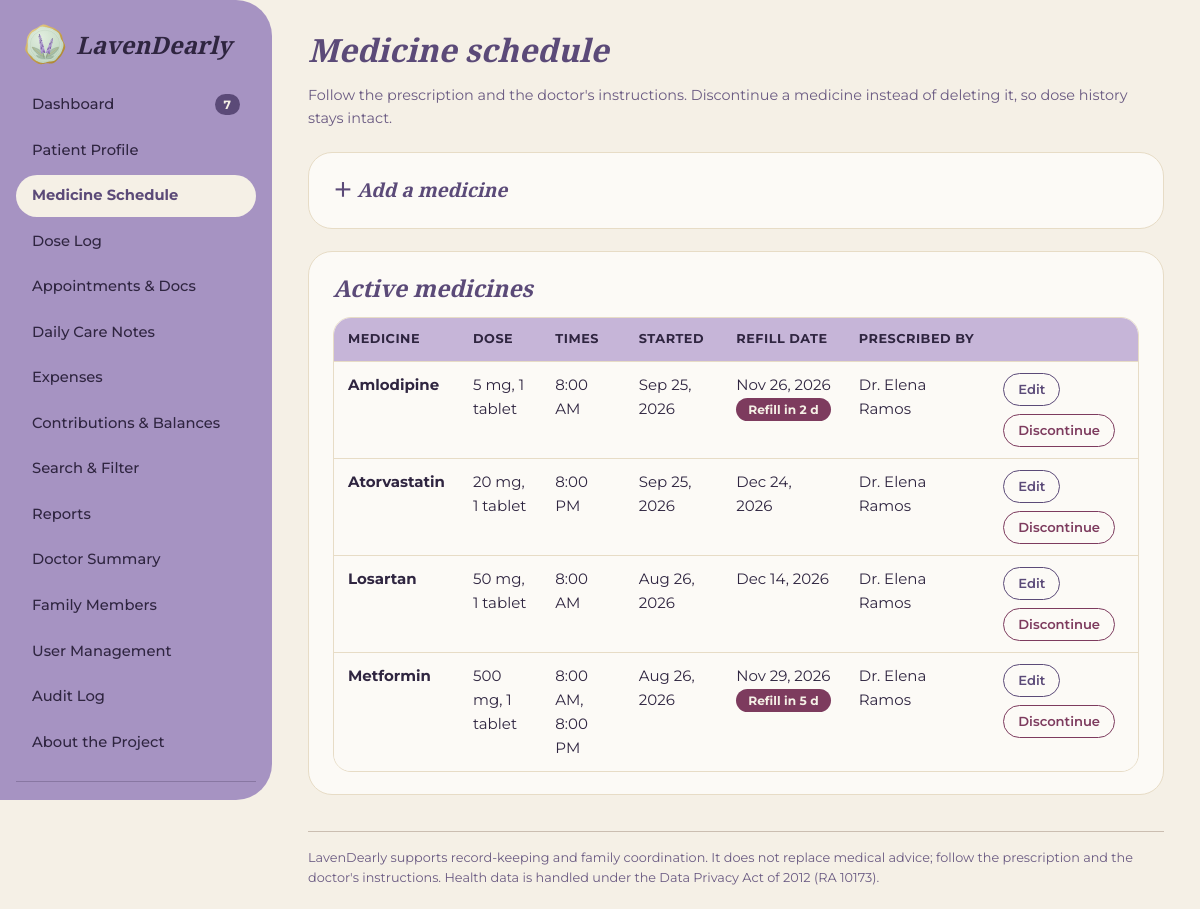
The page /medicines.php (signed in) on the database its author committed.
### tables this page shows
CREATE TABLE medicines (
  id              INT UNSIGNED AUTO_INCREMENT PRIMARY KEY,
  name            VARCHAR(100) NOT NULL,
  dose            VARCHAR(60)  NOT NULL,
  times_of_day    VARCHAR(100) NOT NULL,            
  start_date      DATE NOT NULL,
  refill_date     DATE NULL,
  end_date        DATE NULL,
  prescribing_doctor VARCHAR(120) NULL,
  status          ENUM('active','discontinued') NOT NULL DEFAULT 'active'
);

### includes/functions.php (called while the page is built, shortened)
<?php
require_once __DIR__ . '/../config/db.php';
function e($s): string { return htmlspecialchars((string)$s, ENT_QUOTES, 'UTF-8'); }
function fdate(?string $d): string { return $d ? date('M j, Y', strtotime($d)) : '—'; }
function ftime(?string $t): string { return $t ? date('g:i A', strtotime(substr($t, 0, 5))) : '—'; }
function me(): ?array { return $GLOBALS['me'] ?? null; }
function can(string $perm): bool
{
    $u = me();
    return $u && in_array($u['role'], PERMS[$perm] ?? [], true);
}
function require_login(): array
{
    $st = db()->prepare('SELECT * FROM users WHERE id = ? AND is_active = 1');
    $st->execute([$_SESSION['uid']]);
    $u = $st->fetch();
    return $u;
}
function scheduled_doses(string $date): array
{
    $pdo = db();
    $st = $pdo->prepare("SELECT * FROM medicines
        WHERE start_date <= ? AND (status = 'active' OR (end_date IS NOT NULL AND end_date >= ?))
        ORDER BY name");
    $st->execute([$date, $date]);
    $meds = $st->fetchAll();
    $lg = $pdo->prepare('SELECT d.*, u.full_name AS logger FROM dose_log d JOIN users u ON u.id = d.logged_by WHERE d.scheduled_date = ?');
    $lg->execute([$date]);
    $logs = [];
    foreach ($lg->fetchAll() as $row) $logs[$row['medicine_id'] . '|' . substr($row['scheduled_time'], 0, 5)] = $row;
    $today = date('Y-m-d');
    $rows = [];
    foreach ($meds as $m) {
        foreach (explode(',', $m['times_of_day']) as $t) {
            $t = trim($t);
            $log = $logs[$m['id'] . '|' . $t] ?? null;
            if ($log) $state = $log['status'];
            elseif ($date > $today) $state = 'upcoming';
            elseif (strtotime("$date $t") + DOSE_GRACE_MIN * 60 < time()) $state = 'overdue';
            else $state = 'pending';
            $rows[] = ['med_id' => $m['id'], 'name' => $m['name'], 'dose' => $m['dose'], 'time' => $t,
                       'date' => $date, 'log' => $log, 'state' => $state, 'med_status' => $m['status']];
        }
    }
    usort($rows, fn($a, $b) => [$a['time'], $a['name']] <=> [$b['time'], $b['name']]);
    return $rows;
}
function overdue_doses(int $daysBack = 1): array
{
    $out = [];
    for ($i = $daysBack; $i >= 0; $i--) {
        $d = date('Y-m-d', strtotime("-$i day"));
        foreach (scheduled_doses($d) as $r) if ($r['state'] === 'overdue' && $r['med_status'] === 'active') $out[] = $r;
    }
    return $out;
}
function refills_due(int $days = REFILL_WARN_DAYS): array
{
    $st = db()->prepare("SELECT * FROM medicines WHERE status = 'active' AND refill_date IS NOT NULL AND refill_date <= ? ORDER BY refill_date");
    $st->execute([date('Y-m-d', strtotime("+$days day"))]);
    return $st->fetchAll();
}

### config/db.php (called while the page is built, shortened)
<?php
function db(): PDO
{
    static $pdo = null;
    if ($pdo === null) {
        try {
            $pdo = new PDO(
                'mysql:host=' . DB_HOST . ';dbname=' . DB_NAME . ';charset=utf8mb4',
                DB_USER,
                DB_PASS,
                [
                    PDO::ATTR_ERRMODE            => PDO::ERRMODE_EXCEPTION,
                    PDO::ATTR_DEFAULT_FETCH_MODE => PDO::FETCH_ASSOC,
                    PDO::ATTR_EMULATE_PREPARES   => false,
                ]
            );
        } catch (PDOException $ex) {
            http_response_code(500);
            exit('<h2 style="font-family:sans-serif">LavenDearly could not connect to the database.</h2>'
                . '<p style="font-family:sans-serif">Start MySQL, import <code>database/lavendearly.sql</code>, '
                . 'and check <code>config/db.php</code>.</p>');
        }
    }
    return $pdo;
}

### medicines.php (the view, shortened to what this page needs)
<?php
require __DIR__ . '/includes/functions.php';
$me = require_login();
$pdo = db();
$today = date('Y-m-d');
$editRow = null;
$activeMeds = $pdo->query("SELECT * FROM medicines WHERE status='active' ORDER BY name")->fetchAll();
include __DIR__ . '/includes/header.php';
?>
<div class="page-head">
  <div><h1>Medicine schedule</h1><p class="muted">Follow the prescription and the doctor's instructions. Discontinue a medicine instead of deleting it, so dose history stays intact.</p></div>
</div>
<?php if (can('medicine.manage')): ?>
<details class="card" <?= $editRow ? 'open' : '' ?>>
  <summary><?= $editRow ? 'Edit medicine' : 'Add a medicine' ?></summary>
</details>
<?php endif; ?>
<section class="card">
  <h2>Active medicines</h2>
  <?php if (!$activeMeds): ?><div class="empty">No active medicines.</div><?php else: ?>
  <div class="table-wrap"><table>
    <thead><tr><th>Medicine</th><th>Dose</th><th>Times</th><th>Started</th><th>Refill date</th><th>Prescribed by</th><?php if (can('medicine.manage')): ?><th></th><?php endif; ?></tr></thead>
    <tbody>
    <?php foreach ($activeMeds as $m):
      $left = $m['refill_date'] ? (int)floor((strtotime($m['refill_date']) - strtotime($today)) / 86400) : null; ?>
      <tr>
        <td><strong><?= e($m['name']) ?></strong></td>
        <td><?= e($m['dose']) ?></td>
        <td><?= e(implode(', ', array_map('ftime', explode(',', $m['times_of_day'])))) ?></td>
        <td><?= fdate($m['start_date']) ?></td>
        <td><?= fdate($m['refill_date']) ?>
          <?php if ($left !== null && $left <= REFILL_WARN_DAYS): ?><br><span class="chip chip-overdue"><?= $left < 0 ? 'Refill overdue' : "Refill in $left d" ?></span><?php endif; ?></td>
        <td><?= e($m['prescribing_doctor'] ?: '—') ?></td>
        <?php if (can('medicine.manage')): ?>
        <td class="actions">
          <a class="btn btn-sm btn-ghost" href="medicines.php?edit=<?= (int)$m['id'] ?>">Edit</a>
          <form method="post" class="inline-form" onsubmit="return confirm('Mark this medicine as discontinued?')">
            <button class="btn btn-sm btn-danger">Discontinue</button></form>
        </td>
        <?php endif; ?>
      </tr>
    <?php endforeach; ?>
    </tbody>
  </table></div>
  <?php endif; ?>
</section>
<?php include __DIR__ . '/includes/footer.php'; ?>

### assets/css/style.css (style rules this page uses)
:root { --lav:#C6B5D8; --dusty:#A693C2; --cream:#F5F0E6; --beige:#E7DCC6; --taupe:#CBBEB1; --plum:#5B4A78; --ink:#2F2540; --muted:#6A5A82; --berry:#7D3B5E; --paper:#FCFAF6; --radius:24px; }
* { box-sizing:border-box }
html { scroll-behavior:smooth }
body { margin:0;font-family:'Montserrat',system-ui,-apple-system,Segoe UI,sans-serif;background:var(--cream);color:var(--ink);line-height:1.6;font-size:15px }
h1,h2,h3,h4 { font-family:'Playfair Display',Georgia,serif;font-style:italic;font-weight:700;margin:0 0 .45em;line-height:1.25;color:var(--plum) }
h1 { font-size:2rem }
h2 { font-size:1.45rem }
a { color:var(--plum) }
p { margin:0 0 .9em }
.muted { color:var(--muted);font-size:.9rem }
.page-head { display:flex;justify-content:space-between;align-items:flex-end;gap:16px;flex-wrap:wrap;margin-bottom:22px }
.page-head p { margin:0 }
.card { background:var(--paper);border:1px solid var(--beige);border-radius:var(--radius);padding:22px 24px;margin-bottom:22px }
.card h2 { margin-bottom:.6em }
.table-wrap { overflow-x:auto;border-radius:18px;border:1px solid var(--beige) }
table { width:100%;border-collapse:collapse;background:var(--paper) }
th { background:var(--lav);color:var(--ink);text-align:left;font-size:.8rem;text-transform:uppercase;letter-spacing:.04em;padding:11px 14px;white-space:nowrap }
td { padding:11px 14px;border-top:1px solid var(--beige);vertical-align:top }
.inline-form { display:inline }
.actions { display:flex;gap:8px;flex-wrap:wrap;align-items:center }
details.card>summary { cursor:pointer;font-family:'Playfair Display',serif;font-style:italic;font-weight:700;font-size:1.2rem;list-style:none;color:var(--plum) }
details.card>summary::before { content:'＋ ';font-style:normal }
.btn { display:inline-block;border:0;border-radius:999px;padding:10px 22px;background:var(--plum);color:var(--cream);font:inherit;font-weight:600;cursor:pointer;text-decoration:none;transition:filter .15s }
.btn-ghost { background:transparent;color:var(--plum);border:1.5px solid var(--plum) }
.btn-danger { background:transparent;color:var(--berry);border:1.5px solid var(--berry) }
.btn-sm { padding:5px 14px;font-size:.82rem }
.chip { display:inline-block;padding:2px 12px;border-radius:999px;font-size:.76rem;font-weight:700;white-space:nowrap }
.chip-overdue { background:var(--berry);color:var(--cream) }

### rows shown on the page
medicines: name "Amlodipine", dose "5 mg, 1 tablet", times_of_day "8:00 AM", start_date "Sep 25, 2026", refill_date "Nov 26, 2026", refill_date "2", prescribing_doctor "Dr. Elena Ramos"
medicines: name "Atorvastatin", dose "20 mg, 1 tablet", times_of_day "8:00 PM", start_date "Sep 25, 2026", refill_date "Dec 24, 2026", prescribing_doctor "Dr. Elena Ramos"
medicines: name "Losartan", dose "50 mg, 1 tablet", times_of_day "8:00 AM", start_date "Aug 26, 2026", refill_date "Dec 14, 2026", prescribing_doctor "Dr. Elena Ramos"
medicines: name "Metformin", dose "500 mg, 1 tablet", times_of_day "8:00 AM, 8:00 PM", start_date "Aug 26, 2026", refill_date "Nov 29, 2026", refill_date "5", prescribing_doctor "Dr. Elena Ramos"

### other values the page prints
$label "Dashboard"
$label "Patient Profile"
$label "Medicine Schedule"
$label "Dose Log"
$label "Appointments & Docs"
$label "Daily Care Notes"
$label "Expenses"
$label "Contributions & Balances"
$label "Search & Filter"
$label "Reports"
$label "Doctor Summary"
$label "Family Members"
$label "User Management"
$label "Audit Log"
$label "About the Project"
